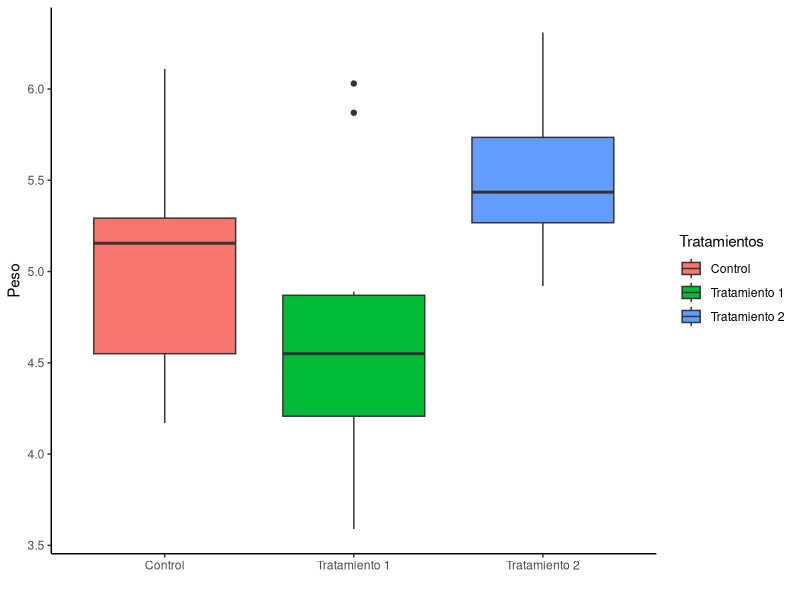

Here is the R script that generated this plot:
## ---- chunk 1
library(knitr)
library(bookdown)
library(vegan)
library(tidyverse)
library(kableExtra)
## ---- chunk 2
data("PlantGrowth")
## ---- chunk 3
mean(PlantGrowth$weight)
## ---- chunk 4
library(tidyverse)
resumen <- PlantGrowth %>% group_by(group) %>% summarise(Media = mean(weight), n = n())
resumen
## ---- chunk 5
median(PlantGrowth$weight)
## ---- chunk 6
resumen <- PlantGrowth %>% group_by(group) %>% summarise(Mediana = median(weight), n = n())
resumen
## ---- chunk 7
resumen <- PlantGrowth %>% group_by(group) %>% summarise(Media = mean(weight), Mediana = median(weight), n = n())
resumen
## ---- chunk 8
range(PlantGrowth$weight)
## ---- chunk 9
max(PlantGrowth$weight) - min(PlantGrowth$weight)
## ---- chunk 10
resumen <- PlantGrowth %>% group_by(group) %>% summarise(Rango = max(weight) - min(weight), n = n())
resumen
## ---- chunk 11
resumen <- PlantGrowth %>% group_by(group) %>% summarise(Rango = max(weight) - min(weight), Media = mean(weight), Mediana = median(weight), n = n())
resumen
## ---- chunk 12
sd(PlantGrowth$weight)
## ---- chunk 13
resumen <- PlantGrowth %>% group_by(group) %>% summarise(SD = sd(weight))
resumen
## ---- chunk 14
resumen <- PlantGrowth %>% group_by(group) %>% summarise(SD = sd(weight), Rango = max(weight) - min(weight), Media = mean(weight), Mediana = median(weight), n = n())
resumen
## ---- chunk 15
sd(PlantGrowth$weight)*(sqrt((length(PlantGrowth$weight)-1)/length(PlantGrowth$weight)))
## ---- chunk 16
sd.p = function(x){sd(x)*sqrt((length(x)-1)/length(x))}
## ---- chunk 17
sd(PlantGrowth$weight)^2
## ---- chunk 18
sd(PlantGrowth$weight)/mean(PlantGrowth$weight)*100
## ---- chunk 19
resumen <- resumen <- PlantGrowth %>% group_by(group) %>% summarise(CV = sd(weight)/mean(weight)*100, Varianza = sd(weight)^2, SD = sd(weight), Rango = max(weight) - min(weight), Media = mean(weight), Mediana = median(weight), n = n())
resumen
## ---- chunk 20
PlantGrowth <- PlantGrowth %>% group_by(group) %>% mutate(Z = (weight - mean(weight)/sd(weight)))
PlantGrowth
## ---- chunk 21
table(PlantGrowth$group)
## ---- chunk 22
table(PlantGrowth$weight)
## ---- chunk 23
resumen <- PlantGrowth %>% group_by(group) %>% summarise(CV = sd(weight)/mean(weight)*100, Varianza = sd(weight)^2, SD = sd(weight), Rango = max(weight) - min(weight), Media = mean(weight), Mediana = median(weight), Frec_Absoluta = n())
resumen
## ---- chunk 24
frec <- table(PlantGrowth$group)
prop.table(frec)
## ---- chunk 25
frec2 <- table(PlantGrowth$weight)
prop.table(frec2)
## ---- chunk 26
resumen <- resumen %>% mutate(Frec_Relativa = Frec_Absoluta / sum(Frec_Absoluta))
resumen
## ---- chunk 27
summary(PlantGrowth)
## ---- chunk 28
ctrl <- PlantGrowth %>% dplyr::filter(group == "ctrl")
trt1 <- PlantGrowth %>% dplyr::filter(group == "trt1")
trt2 <- PlantGrowth %>% dplyr::filter(group == "trt2")
summary(ctrl)
summary(trt1)
summary(trt2)
## ---- chunk 29
library(ggplot2)
## ---- chunk 30
ggplot(PlantGrowth) + geom_boxplot(aes(group, weight, fill = group)) + 
  xlab("") + #Nombre del eje x
  ylab("Peso") + #Nombre del eje y
  scale_x_discrete(labels = c("Control", "Tratamiento 1", "Tratamiento 2")) + #Nombre de los valores en el eje x
  scale_fill_discrete(name = "Tratamientos", labels = c("Control", "Tratamiento 1", "Tratamiento 2")) + #Nombre de los grupos en la leyenda
  theme_classic() #Tema del gráfico
## ---- chunk 31
library(tidyverse)
## ---- chunk 32
resumen %>% dplyr::select(group, Media, SD)
## ---- chunk 33
PlantGrowth %>% dplyr::select(starts_with("ctrl"), weight)
## ---- chunk 34
PlantGrowth <- PlantGrowth %>% group_by(group) %>% arrange(desc(weight), .by_group = TRUE)
head(PlantGrowth)
## ---- chunk 35
Tratamiento1 <- dplyr::filter(PlantGrowth, group == "trt1")
Tratamiento1
## ---- chunk 36
Control <- dplyr::filter(PlantGrowth, group == "ctrl")
Tratamiento1 <- dplyr::filter(PlantGrowth, group == "trt1")
Tratamiento2 <- dplyr::filter(PlantGrowth, group == "trt2")

Control
Tratamiento1
Tratamiento2
## ---- chunk 37
PlantGrowth %>% dplyr::filter(group == "ctrl" & weight > 5)
